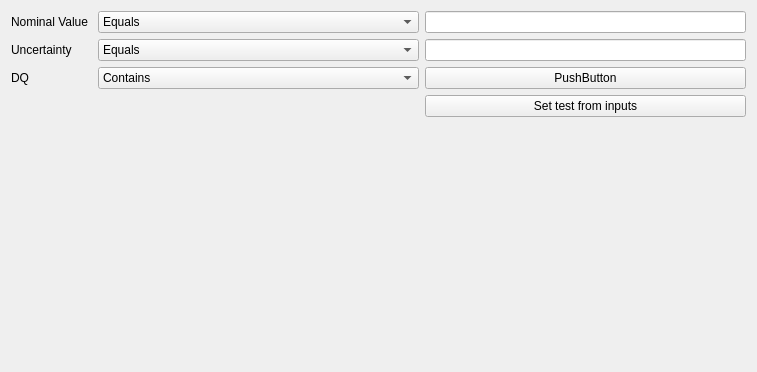
<?xml version="1.0" encoding="UTF-8"?>
<ui version="4.0">
 <class>Form</class>
 <widget class="QWidget" name="Form">
  <property name="geometry">
   <rect>
    <x>0</x>
    <y>0</y>
    <width>757</width>
    <height>372</height>
   </rect>
  </property>
  <property name="windowTitle">
   <string>Form</string>
  </property>
  <layout class="QGridLayout" name="gridLayout">
   <item row="1" column="2">
    <widget class="QLineEdit" name="uEdit"/>
   </item>
   <item row="2" column="1">
    <widget class="QComboBox" name="dqCombo">
     <item>
      <property name="text">
       <string>Contains</string>
      </property>
     </item>
     <item>
      <property name="text">
       <string>Equals</string>
      </property>
     </item>
     <item>
      <property name="text">
       <string>Does not contain</string>
      </property>
     </item>
     <item>
      <property name="text">
       <string>Does not equal</string>
      </property>
     </item>
    </widget>
   </item>
   <item row="2" column="0">
    <widget class="QLabel" name="label_3">
     <property name="text">
      <string>DQ</string>
     </property>
    </widget>
   </item>
   <item row="0" column="1">
    <widget class="QComboBox" name="nCombo">
     <property name="sizePolicy">
      <sizepolicy hsizetype="Expanding" vsizetype="Fixed">
       <horstretch>0</horstretch>
       <verstretch>0</verstretch>
      </sizepolicy>
     </property>
     <item>
      <property name="text">
       <string>Equals</string>
      </property>
     </item>
     <item>
      <property name="text">
       <string>Not equals</string>
      </property>
     </item>
     <item>
      <property name="text">
       <string>Less than</string>
      </property>
     </item>
     <item>
      <property name="text">
       <string>Greater than</string>
      </property>
     </item>
    </widget>
   </item>
   <item row="2" column="2">
    <widget class="QPushButton" name="dqEditButton">
     <property name="text">
      <string>PushButton</string>
     </property>
    </widget>
   </item>
   <item row="1" column="1">
    <widget class="QComboBox" name="uCombo">
     <item>
      <property name="text">
       <string>Equals</string>
      </property>
     </item>
     <item>
      <property name="text">
       <string>Not equals</string>
      </property>
     </item>
     <item>
      <property name="text">
       <string>Less than</string>
      </property>
     </item>
     <item>
      <property name="text">
       <string>Greater than</string>
      </property>
     </item>
    </widget>
   </item>
   <item row="0" column="2">
    <widget class="QLineEdit" name="nEdit"/>
   </item>
   <item row="0" column="0">
    <widget class="QLabel" name="label">
     <property name="text">
      <string>Nominal Value </string>
     </property>
    </widget>
   </item>
   <item row="1" column="0">
    <widget class="QLabel" name="label_2">
     <property name="text">
      <string>Uncertainty</string>
     </property>
    </widget>
   </item>
   <item row="4" column="1">
    <spacer name="verticalSpacer">
     <property name="orientation">
      <enum>Qt::Vertical</enum>
     </property>
     <property name="sizeHint" stdset="0">
      <size>
       <width>20</width>
       <height>40</height>
      </size>
     </property>
    </spacer>
   </item>
   <item row="3" column="2">
    <widget class="QPushButton" name="setButton">
     <property name="text">
      <string>Set test from inputs</string>
     </property>
    </widget>
   </item>
  </layout>
 </widget>
 <tabstops>
  <tabstop>nCombo</tabstop>
  <tabstop>nEdit</tabstop>
  <tabstop>uCombo</tabstop>
  <tabstop>uEdit</tabstop>
  <tabstop>dqCombo</tabstop>
  <tabstop>dqEditButton</tabstop>
 </tabstops>
 <resources/>
 <connections/>
</ui>
